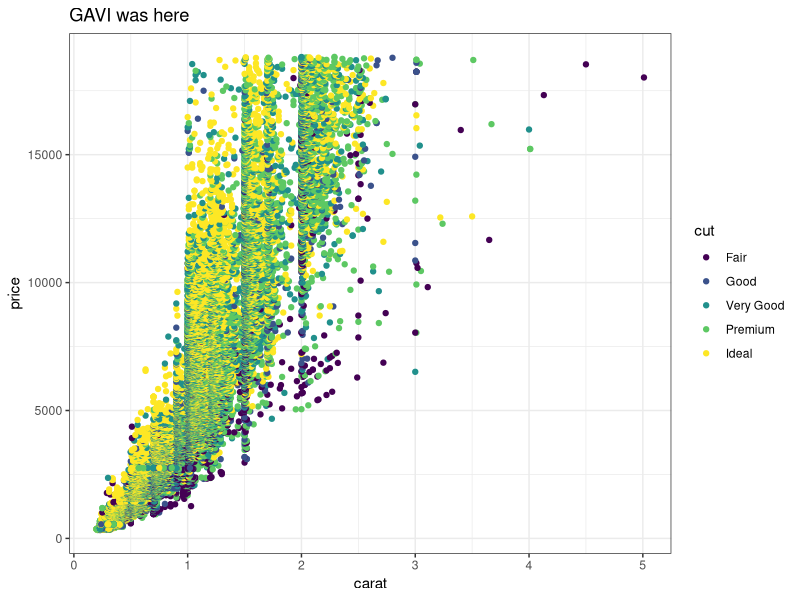
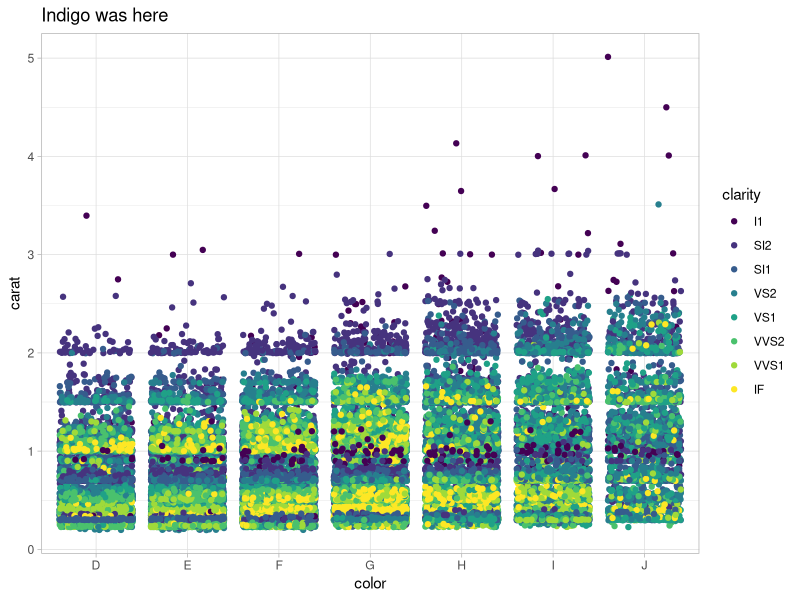
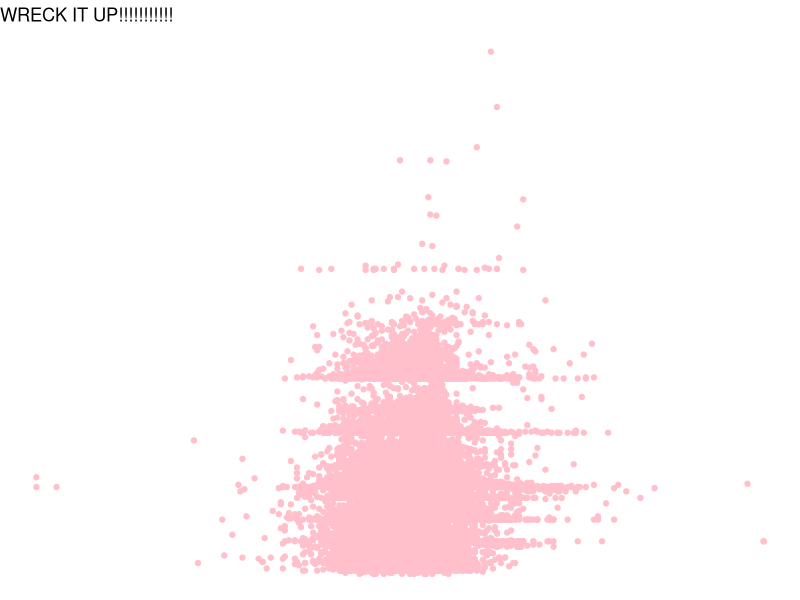
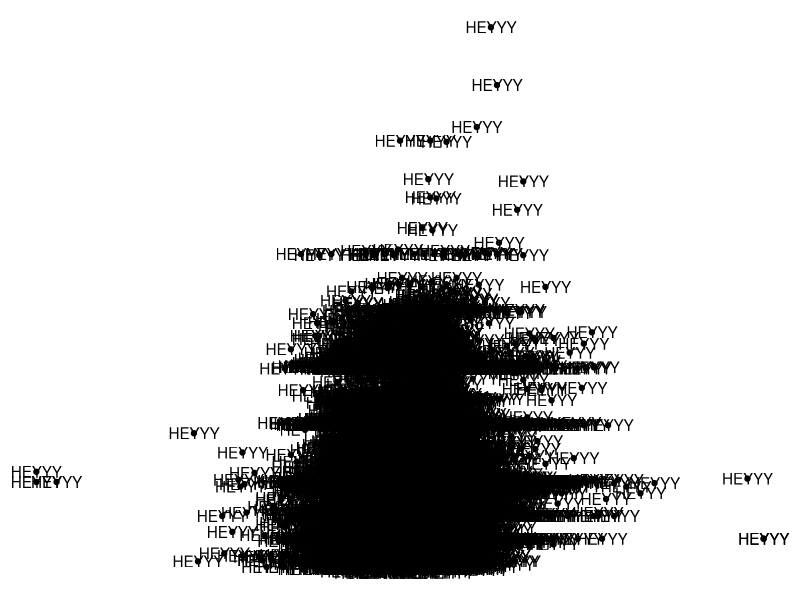

These figures' R source, in order:
## ---- chunk 1
knitr::opts_chunk$set(echo = TRUE)
library(tidyverse)
## ---- chunk 2
# Partner 1: 
# Run the code below to see the original graph
# Change the code below to make the point color change based on 'cut', and update the theme to theme_bw(). Update the title to include your first name. 

ggplot(data = diamonds, aes(x = carat, y = price)) +
  geom_point(aes(color = cut)) +
  theme_bw() +
  labs(title = "GAVI was here")
## ---- chunk 3
# Partner 2: 
# Run the code below to see the original graph
# Change the code below to make the geom a geom_jitter, and update the theme to theme_light. Update the title to include your first name. 

ggplot(data = diamonds, aes(x = color, y = carat)) +
  geom_jitter(aes(color = clarity)) +
  theme_light() +
  labs(title = "Indigo was here")

## ---- chunk 4
ggplot(data = diamonds, aes(x = depth, y = carat)) +
  geom_point(color = "pink") +
  theme_void() + 
  labs(title = "WRECK IT UP!!!!!!!!!!!")

MATH_IS_COOL <- 45 + 1

### Kept both graphs since they so cool - IB

ggplot(data = diamonds, aes(x = depth, y = carat)) +
  geom_point() +
  theme_void() + 
  geom_text(label = "HEYYY")

# how u like my graph??

## ---- chunk 5
